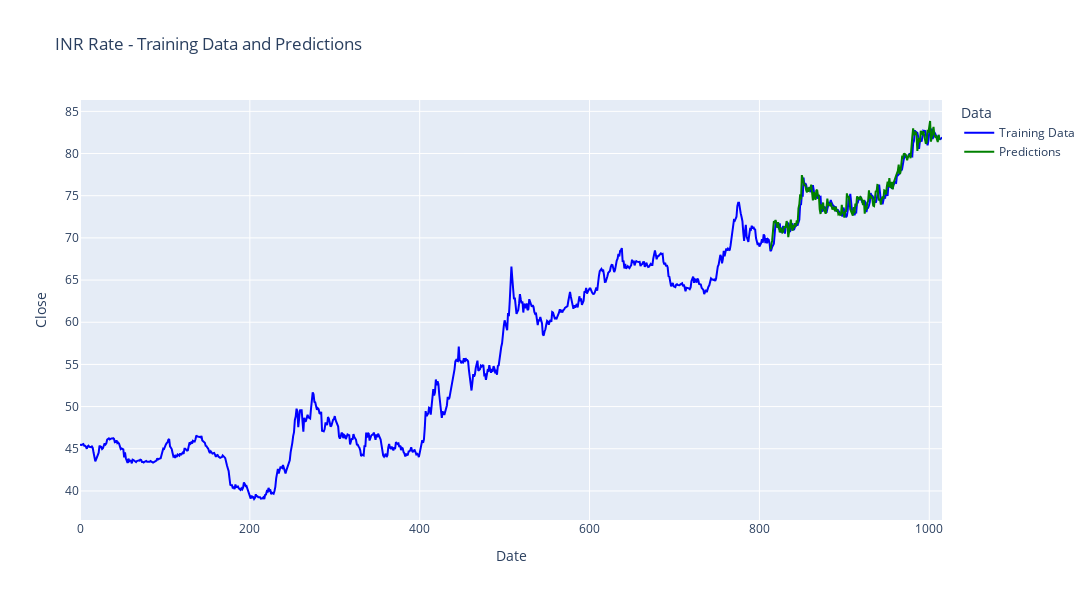

Write notebook code for a chart like this one.
### Code cell
# Create figure
fig = go.Figure()

# Add training data line plot
fig.add_trace(go.Scatter(
    x=data.index,
    y=data['Close'],
    mode='lines',
    name='Training Data',
    line=dict(color='blue')
))

# Add predictions line plot
fig.add_trace(go.Scatter(
    x=predictions.index,
    y=predictions,
    mode='lines',
    name='Predictions',
    line=dict(color='green')
))

fig.update_layout(
    title="INR Rate - Training Data and Predictions",
    xaxis_title="Date",
    yaxis_title="Close",
    legend_title="Data",
    width=2000,
    height=600
)

pio.show(fig)

### Figure 1 — Plotly figure (JSON) as saved in the notebook; plotly's stock layout.template omitted (floating-point values rounded to 4 significant figures; data arrays with more than 128 entries replaced by an {"elided": "..."} marker saying what was removed)
{"data": [{"line": {"color": "blue"}, "mode": "lines", "name": "Training Data", "type": "scatter", "x": {"elided": "1013 int values"}, "y": {"elided": "1013 float values"}}, {"line": {"color": "green"}, "mode": "lines", "name": "Predictions", "type": "scatter", "x": {"elided": "201 int values"}, "y": {"elided": "201 float values"}}], "layout": {"height": 600, "legend": {"title": {"text": "Data"}}, "title": {"text": "INR Rate - Training Data and Predictions"}, "width": 2000, "xaxis": {"title": {"text": "Date"}}, "yaxis": {"title": {"text": "Close"}}}}
